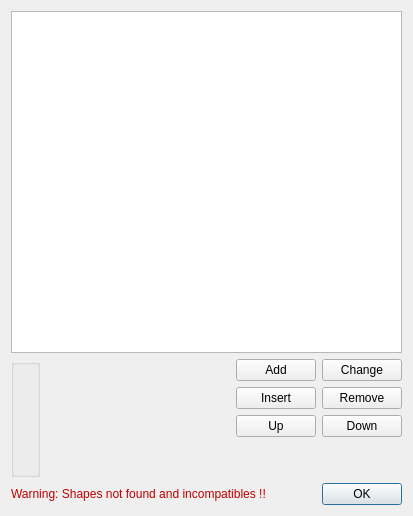
<?xml version="1.0" encoding="UTF-8"?>
<ui version="4.0">
 <class>CMorphMeshDialog</class>
 <widget class="QDialog" name="CMorphMeshDialog">
  <property name="geometry">
   <rect>
    <x>0</x>
    <y>0</y>
    <width>413</width>
    <height>516</height>
   </rect>
  </property>
  <property name="windowTitle">
   <string>Morph mesh edit </string>
  </property>
  <property name="modal">
   <bool>true</bool>
  </property>
  <layout class="QGridLayout" name="gridLayout_2">
   <item row="0" column="0">
    <widget class="QListWidget" name="listWidget">
     <property name="sizePolicy">
      <sizepolicy hsizetype="Expanding" vsizetype="Expanding">
       <horstretch>0</horstretch>
       <verstretch>0</verstretch>
      </sizepolicy>
     </property>
    </widget>
   </item>
   <item row="1" column="0">
    <layout class="QHBoxLayout" name="horizontalLayout_2">
     <item>
      <widget class="NLQT::CAttribFloatWidget" name="morphValueWidget"/>
     </item>
     <item>
      <spacer name="horizontalSpacer">
       <property name="orientation">
        <enum>Qt::Horizontal</enum>
       </property>
       <property name="sizeHint" stdset="0">
        <size>
         <width>40</width>
         <height>20</height>
        </size>
       </property>
      </spacer>
     </item>
     <item>
      <layout class="QGridLayout" name="gridLayout">
       <item row="0" column="0">
        <widget class="QPushButton" name="addPushButton">
         <property name="text">
          <string>Add</string>
         </property>
         <property name="icon">
          <iconset resource="object_viewer_qt.qrc">
           <normaloff>:/images/list-add.png</normaloff>:/images/list-add.png</iconset>
         </property>
        </widget>
       </item>
       <item row="0" column="1">
        <widget class="QPushButton" name="changePushButton">
         <property name="text">
          <string>Change</string>
         </property>
         <property name="icon">
          <iconset resource="object_viewer_qt.qrc">
           <normaloff>:/images/refresh.png</normaloff>:/images/refresh.png</iconset>
         </property>
        </widget>
       </item>
       <item row="1" column="0">
        <widget class="QPushButton" name="insertPushButton">
         <property name="text">
          <string>Insert</string>
         </property>
        </widget>
       </item>
       <item row="1" column="1">
        <widget class="QPushButton" name="removePushButton">
         <property name="text">
          <string>Remove</string>
         </property>
         <property name="icon">
          <iconset resource="object_viewer_qt.qrc">
           <normaloff>:/images/list-remove.png</normaloff>:/images/list-remove.png</iconset>
         </property>
        </widget>
       </item>
       <item row="2" column="0">
        <widget class="QPushButton" name="upPushButton">
         <property name="text">
          <string>Up</string>
         </property>
         <property name="icon">
          <iconset resource="object_viewer_qt.qrc">
           <normaloff>:/images/go-up.png</normaloff>:/images/go-up.png</iconset>
         </property>
        </widget>
       </item>
       <item row="2" column="1">
        <widget class="QPushButton" name="downPushButton">
         <property name="text">
          <string>Down</string>
         </property>
         <property name="icon">
          <iconset resource="object_viewer_qt.qrc">
           <normaloff>:/images/go-down.png</normaloff>:/images/go-down.png</iconset>
         </property>
        </widget>
       </item>
       <item row="3" column="0">
        <spacer name="verticalSpacer">
         <property name="orientation">
          <enum>Qt::Vertical</enum>
         </property>
         <property name="sizeType">
          <enum>QSizePolicy::Preferred</enum>
         </property>
         <property name="sizeHint" stdset="0">
          <size>
           <width>20</width>
           <height>40</height>
          </size>
         </property>
        </spacer>
       </item>
      </layout>
     </item>
    </layout>
   </item>
   <item row="2" column="0">
    <layout class="QHBoxLayout" name="horizontalLayout">
     <item>
      <widget class="QLabel" name="infoLabel">
       <property name="palette">
        <palette>
         <active>
          <colorrole role="WindowText">
           <brush brushstyle="SolidPattern">
            <color alpha="255">
             <red>192</red>
             <green>0</green>
             <blue>0</blue>
            </color>
           </brush>
          </colorrole>
         </active>
         <inactive>
          <colorrole role="WindowText">
           <brush brushstyle="SolidPattern">
            <color alpha="255">
             <red>192</red>
             <green>0</green>
             <blue>0</blue>
            </color>
           </brush>
          </colorrole>
         </inactive>
         <disabled>
          <colorrole role="WindowText">
           <brush brushstyle="SolidPattern">
            <color alpha="255">
             <red>146</red>
             <green>145</green>
             <blue>144</blue>
            </color>
           </brush>
          </colorrole>
         </disabled>
        </palette>
       </property>
       <property name="text">
        <string>Warning: Shapes not found and incompatibles !!</string>
       </property>
      </widget>
     </item>
     <item>
      <spacer name="horizontalSpacer_2">
       <property name="orientation">
        <enum>Qt::Horizontal</enum>
       </property>
       <property name="sizeHint" stdset="0">
        <size>
         <width>40</width>
         <height>20</height>
        </size>
       </property>
      </spacer>
     </item>
     <item>
      <widget class="QDialogButtonBox" name="buttonBox">
       <property name="sizePolicy">
        <sizepolicy hsizetype="Fixed" vsizetype="Fixed">
         <horstretch>0</horstretch>
         <verstretch>0</verstretch>
        </sizepolicy>
       </property>
       <property name="orientation">
        <enum>Qt::Horizontal</enum>
       </property>
       <property name="standardButtons">
        <set>QDialogButtonBox::Ok</set>
       </property>
      </widget>
     </item>
    </layout>
   </item>
  </layout>
 </widget>
 <customwidgets>
  <customwidget>
   <class>NLQT::CAttribFloatWidget</class>
   <extends>QGroupBox</extends>
   <header>attrib_widget.h</header>
   <container>1</container>
  </customwidget>
 </customwidgets>
 <resources>
  <include location="object_viewer_qt.qrc"/>
 </resources>
 <connections>
  <connection>
   <sender>buttonBox</sender>
   <signal>rejected()</signal>
   <receiver>CMorphMeshDialog</receiver>
   <slot>reject()</slot>
   <hints>
    <hint type="sourcelabel">
     <x>440</x>
     <y>420</y>
    </hint>
    <hint type="destinationlabel">
     <x>286</x>
     <y>274</y>
    </hint>
   </hints>
  </connection>
  <connection>
   <sender>buttonBox</sender>
   <signal>accepted()</signal>
   <receiver>CMorphMeshDialog</receiver>
   <slot>accept()</slot>
   <hints>
    <hint type="sourcelabel">
     <x>440</x>
     <y>414</y>
    </hint>
    <hint type="destinationlabel">
     <x>157</x>
     <y>274</y>
    </hint>
   </hints>
  </connection>
 </connections>
</ui>
